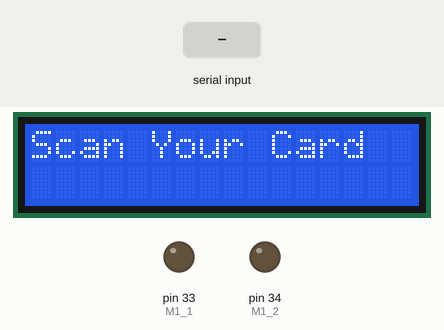
The sketch below on a simulated Arduino Mega 2560, built with avr-gcc and run on an emulated ATmega2560. Shown: 16×2 character LCD, output pins drawn as LEDs (lit = HIGH). The test bench sets the inputs (shaded band).

Above: at 1.2 s.
1.3 s: "1" received over the second serial link
At 3.8 s:
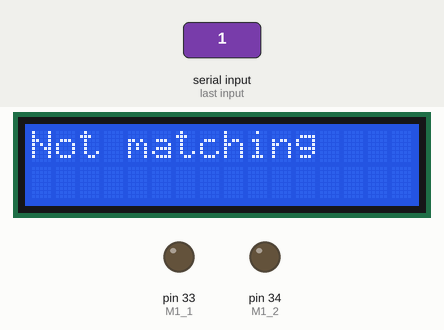
At 4.2 s:
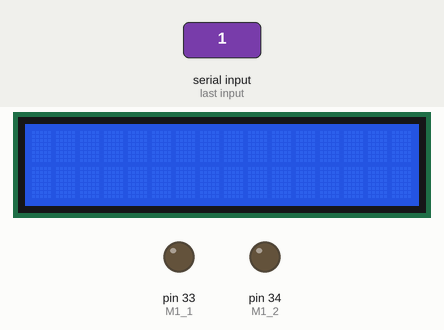
4.3 s: "0" received over the second serial link
7.3 s: "2" received over the second serial link
Timing chart, 0 to 10.3 s (numbered marks = the images above; inputs shaded):
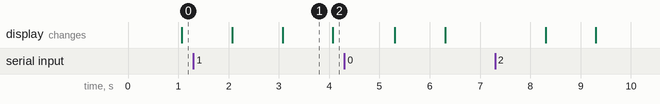

The sketch:

RFID_Doorlock.ino
```cpp
#include <LiquidCrystal.h>
LiquidCrystal lcd(47, 46, 45, 40, 39, 38, 37);
String v;
String tag =  "3B003B3B86BD";
int M1_1 = 33;
int M1_2 = 34;
void setup()
{
  lcd.begin(16,2);
  Serial3.begin(9600);
  Serial.begin(9600);
  pinMode(M1_1, OUTPUT);
  pinMode(M1_2, OUTPUT);
}
void loop() {
  // put your main code here, to run repeatedly:
  if (v == "")
  {
      lcd.setCursor(0, 0);
      lcd.write("Scan Your Card");
      delay(1000);
      lcd.clear();
  }
if (Serial3.available()>0)
{
  v = Serial3.readString();
if (v == tag)
{
  lcd.setCursor(0, 0);
  lcd.write("Welcome to Home");
  delay(1000);
  lcd.clear();
  digitalWrite(M1_1,HIGH);
  digitalWrite(M1_2,LOW);
}
else
{
  lcd.setCursor(0, 0);
  lcd.write("Not matching");
  delay(1000);
  lcd.clear();
}
}
}
```

Measured:
- what the display in image 1 shows lasts 1.0 s, from 3.1 s to 4.1 s
